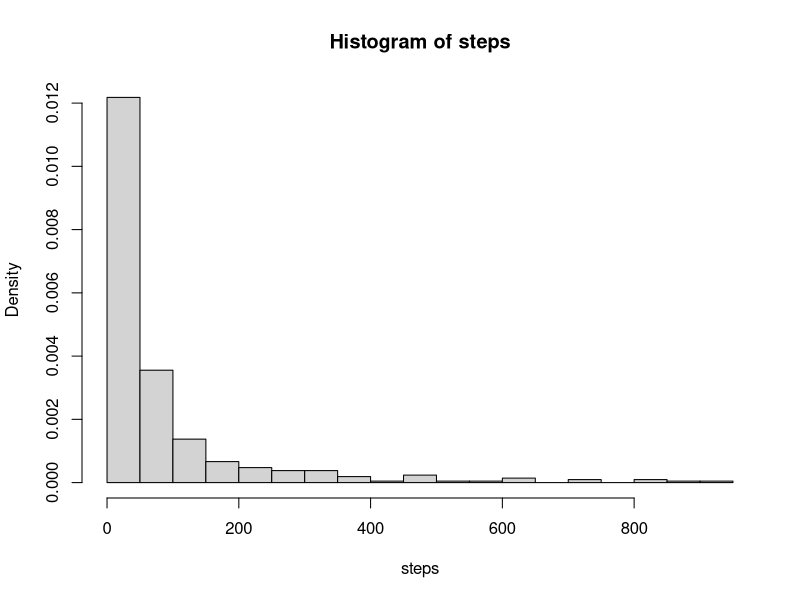
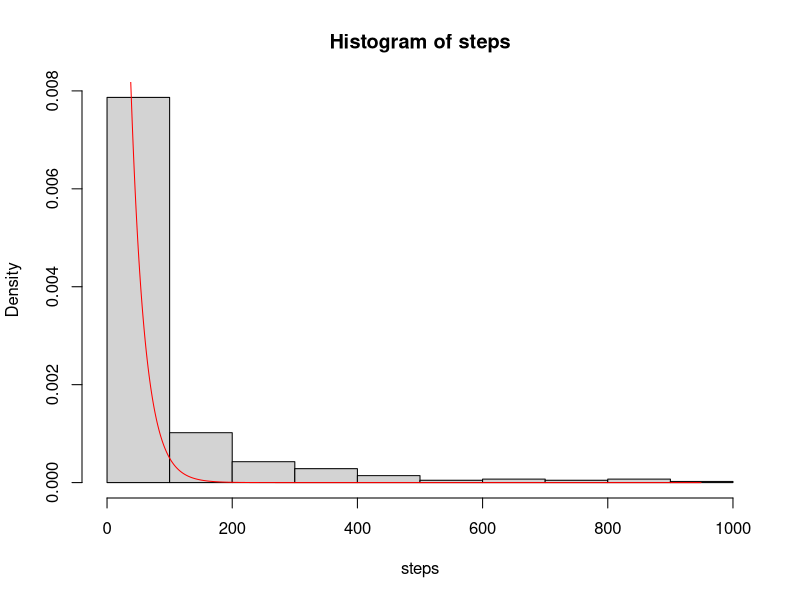
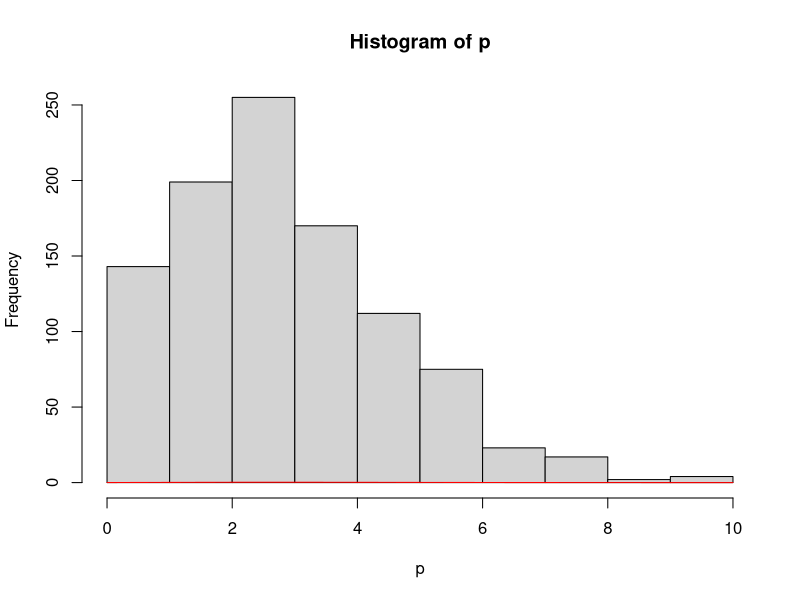

The R script that drew these images, in order:
# Load packages
library(circular)

# Function...
walk.fn <- function(max.steps = max.steps, cam.min, cam.max){
  # make weibull distributed steps
  steps <- rweibull(max.steps, 2, 1)

  # make clustered turning angles
  theta <- rwrappedcauchy(max.steps, mu = 0, rho = .8)

  # cumulative angle (absolute orientation)
  phi <- cumsum(theta)

  # step length components
  dX <- steps*cos(phi)
  dY <- steps*sin(phi)

  # actual X-Y values
  X <- cumsum(dX)
  Y <- cumsum(dY)
  
  # plot that puppy
  #plot(X, Y, type="l")
  
  # When does it first hit camera?
  xcam <- which(round(X) >= cam.min & round(X) <= cam.max)
  ycam <- which(round(Y) >= cam.min & round(Y) <= cam.max)
  xcam[min(which(xcam %in% ycam))]
}

### Okay, this simulates a population of 1 animal. Now I need it to simulate
# a population of X ~ pois(10) animals (10 is a random number I chose)
# and spit out the first time when any of the animals falls in the hole
start.pop <- rpois(1000, 10)
# I need to create a path ___ times (start.pop[1], start.pop[2]...) and pull out the min time it hits the camera
# and then pull out the min of all of those. 





# Call function
max.steps <- 1000 # length of walk
reps <- 1:1000 # number of reps
steps <- sapply(reps, walk.fn, cam.min = 5, cam.max = 10)

# Plot
freq <- hist(steps, prob = T, breaks = 20)
hist(steps, prob = T)

# Get lambda
avgtime <- mean(freq$counts) # average time to event, = 1/lambda
lambda <- 1/avgtime # average number of events per unit time

# Plot exponential curve
x <- 1:max(freq$breaks) - 1
y <- dexp(x, lambda)
lines(y~x, col = "red")

# calculate the expected number of events in an hour (let's say 1 step = 1 hr)
lambda.1 <- lambda
# calc num events in a day
lambda.24 <- lambda *24
# calc num events in 3 days
lambda.72 <- lambda * 72

# Let's say our sampling period is 3 days. What counts should we see? 
p <- rpois(1000, lambda.72)
hist(p)

# Throw a Poisson line on there # yeah this doesn't work...
a <- 0:10
b <- dpois(a, lambda.72)
lines(b~a, col = "red")
